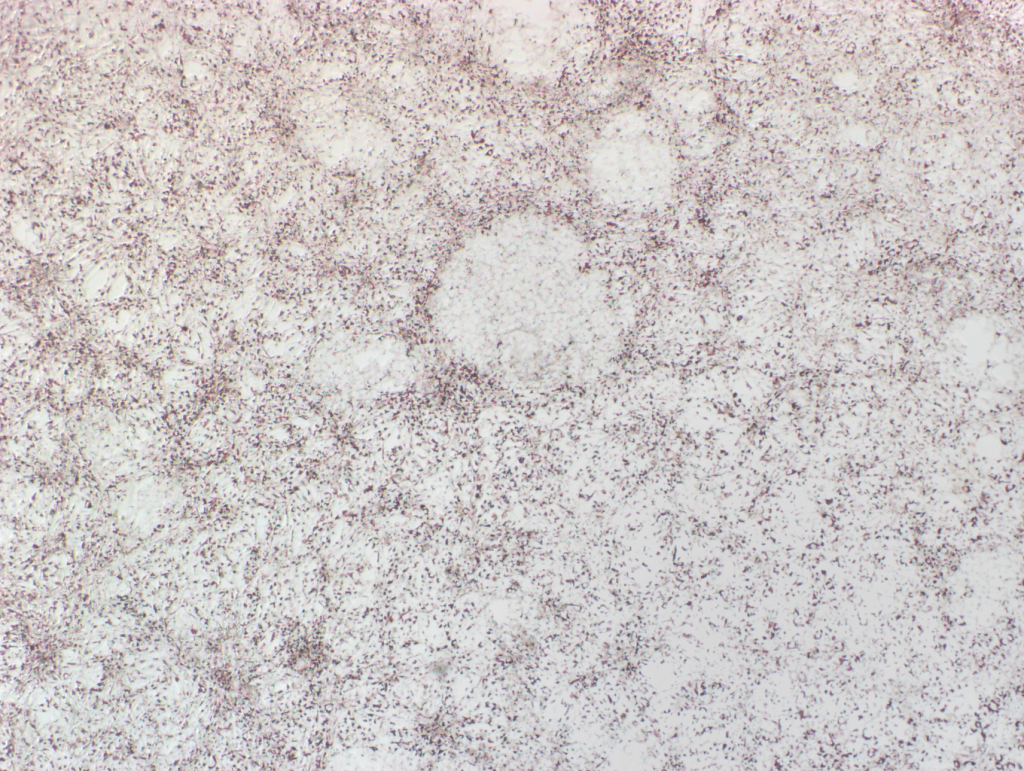
#> input picture assets/examples/sample1_4x_corrected.png, 1024 x 771 px
$ python -i correct_illumination.py   (imports and definitions only)
#> lines starting #> are read from the running program, lines starting #| are printed output that depends on the picture
#> further down, picture is the input picture: shape (771, 1024, 3); mean B, G, R 199.4, 199.7, 205.5
"""
Microscopy Illumination Correction CLI & Library (`correct_illumination.py`)
----------------------------------------------------------------------------
Supports two distinct correction modes:
  1. Mode A (`--mode flatfield`): True instrument flat-field calibration using measured
     flat-field reference F and optional dark-field D:
       I_corr = ((I_raw - D) / (F - D)) * norm(F - D) [+ median(D) if --keep-offset]
  2. Mode B (`--mode pseudo-flatfield`, default): Approximate low-frequency background
     estimation (`masked_gaussian` default; `gaussian` optional with warning) for brightfield
     visualization when no physical flat-field reference F is available.
"""

import os
import sys
import glob
import json
import argparse
from typing import Dict, Any, List, Optional, Sequence, Union
import numpy as np
import cv2
from PIL import Image

SCRIPT_DIR = os.path.dirname(os.path.abspath(__file__))
if SCRIPT_DIR not in sys.path:
    sys.path.insert(0, SCRIPT_DIR)

from io_utils import (
    LoadedImage,
    QuantizationResult,
    read_image,
    inspect_loaded_array,
    check_overwrite_safety,
    check_dir_overwrite_safety,
    quantize_and_clip,
    write_image_and_metadata,
    MAG_TO_SIGMA_PX,
)
from flatfield_mode_a import flatfield_correct_mode_a
from pseudo_flatfield_mode_b import pseudo_flatfield_correct_mode_b
from qc_report import build_qc_report


# =============================================================================
# Legacy Baseline Functions (Preserved for Stage 0 & Stage 5 Benchmark Tests)
# =============================================================================

# [40 lines left out: functions legacy_imread_unicode, legacy_imwrite_unicode, get_sigma_for_mag, not called in this run]


def legacy_pseudo_flatfield_correction(
    img_bgr: np.ndarray, sigma: float = 50.0, target_val: float = 220.0
) -> np.ndarray:
    """
    [Legacy Baseline] Per-channel unmasked Gaussian division clipped to [0, 255] uint8.
    Preserved strictly for characterization and benchmark comparison tests.
    """
#> called with sigma = 50, target_val = 220
    img_f = img_bgr.astype(np.float32)
    if img_f.ndim == 2:
        bg = cv2.GaussianBlur(img_f, (0, 0), sigmaX=sigma, sigmaY=sigma)
        corr = np.clip((img_f / (bg + 1e-5)) * target_val, 0, 255)
        return corr.astype(np.uint8)
    b, g, r = img_f[:, :, 0], img_f[:, :, 1], img_f[:, :, 2]
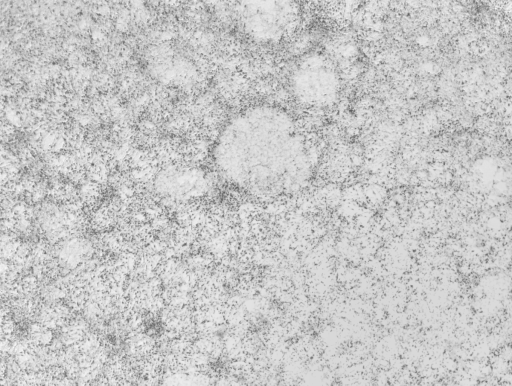
#> b: shape (771, 1024) float32 (shown at 1/2 size); min 81, max 255, mean 199.4
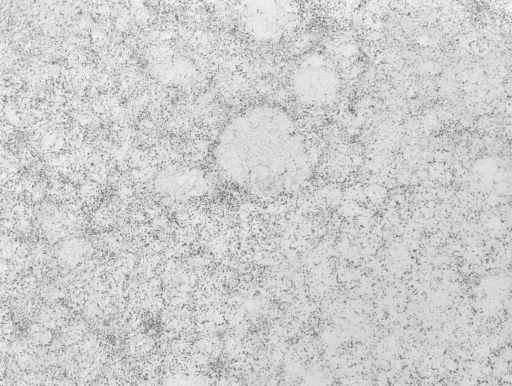
#> r: shape (771, 1024) float32 (shown at 1/2 size); min 90, max 255, mean 205.5
    bg_b = cv2.GaussianBlur(b, (0, 0), sigmaX=sigma, sigmaY=sigma)
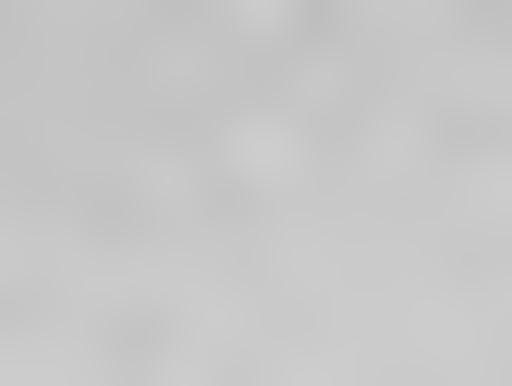
#> bg_b: shape (771, 1024) float32 (shown at 1/2 size); min 190.7, max 205.9, mean 199.4
    bg_g = cv2.GaussianBlur(g, (0, 0), sigmaX=sigma, sigmaY=sigma)
    bg_r = cv2.GaussianBlur(r, (0, 0), sigmaX=sigma, sigmaY=sigma)
    corr_b = np.clip((b / (bg_b + 1e-5)) * target_val, 0, 255)
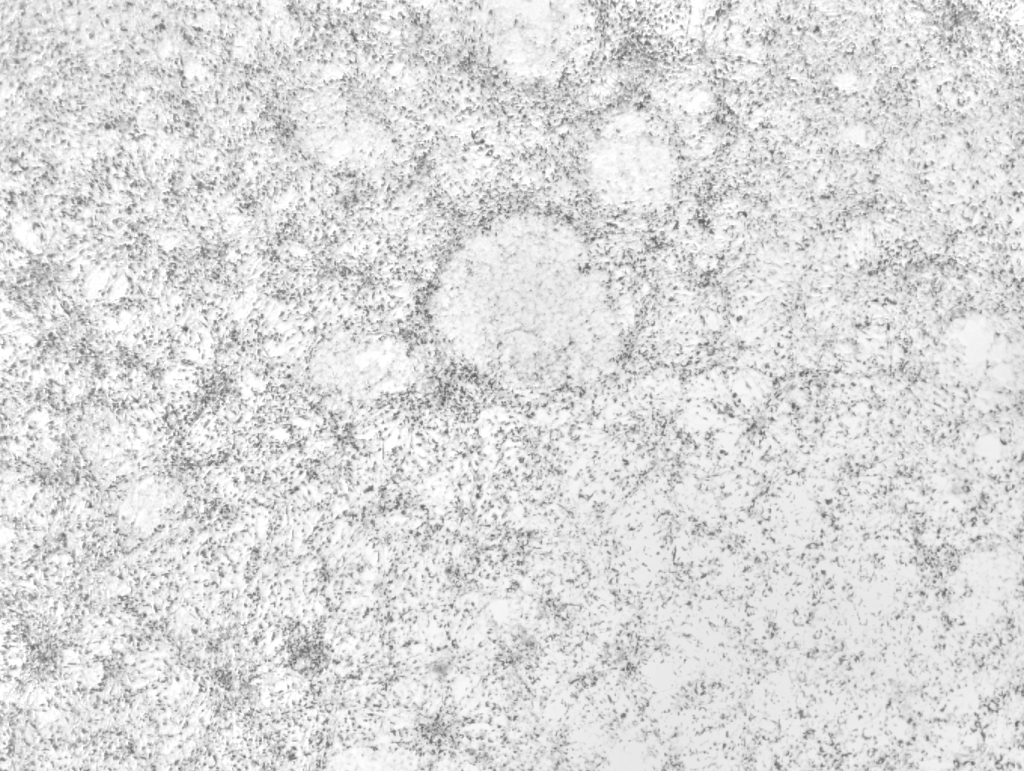
#> corr_b: shape (771, 1024) float32; min 91.08, max 255, mean 219.9
    corr_g = np.clip((g / (bg_g + 1e-5)) * target_val, 0, 255)
    corr_r = np.clip((r / (bg_r + 1e-5)) * target_val, 0, 255)
    return np.stack([corr_b, corr_g, corr_r], axis=2).astype(np.uint8)


# Backward-compatible symbol aliases for characterization tests & legacy callers
imread_unicode = legacy_imread_unicode
imwrite_unicode = legacy_imwrite_unicode
pseudo_flatfield_correction = legacy_pseudo_flatfield_correction


# =============================================================================
# Core Rigorous Pipeline (Single & Batch)
# =============================================================================

# [462 lines left out: functions correct_image_pipeline, process_single_image, process_batch, _print_qc_summary, _add_common_arguments, build_arg_parser and 1 more, not called in this run]


# [2 lines not run here, left out]

>>> import cv2
>>> picture = cv2.imread('../assets/examples/sample1_4x_corrected.png')
>>> result = legacy_pseudo_flatfield_correction(picture)

$ run again, on assets/examples/sample3_20x_corrected.png
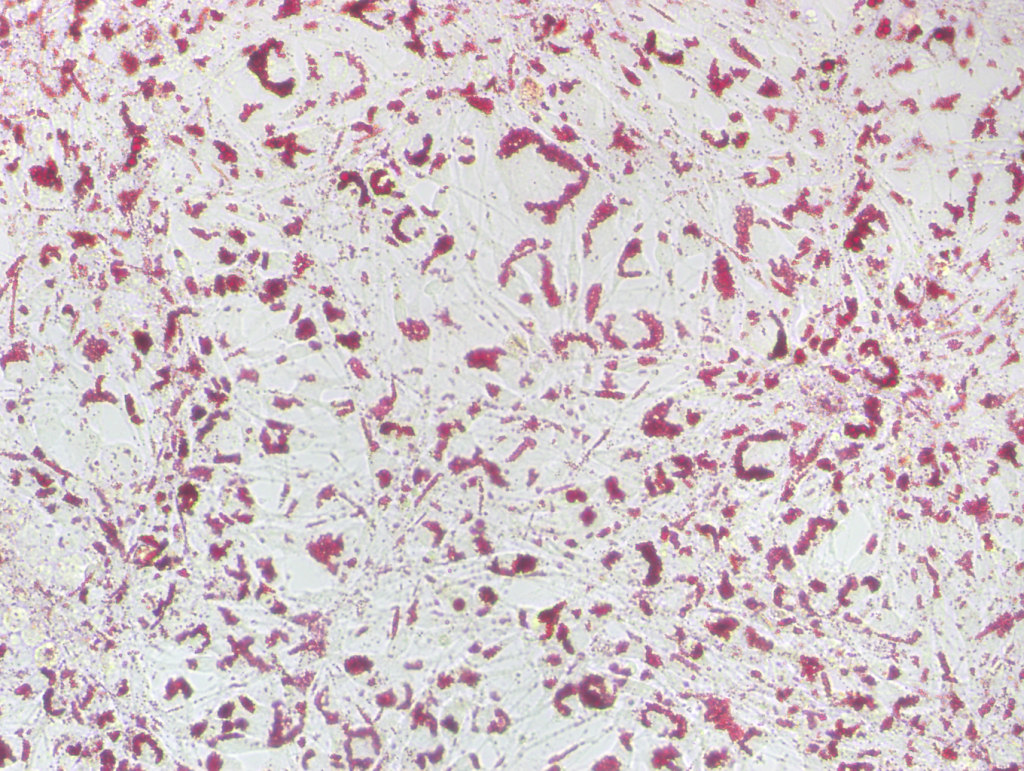
#> input picture assets/examples/sample3_20x_corrected.png, 1024 x 771 px
#> picture is the input picture: shape (771, 1024, 3); mean B, G, R 202.7, 198.4, 212.3
#> in legacy_pseudo_flatfield_correction, `b, g, r = img_f[:, :, 0], img_f[:, :, 1], img_f[:, :, 2]`:
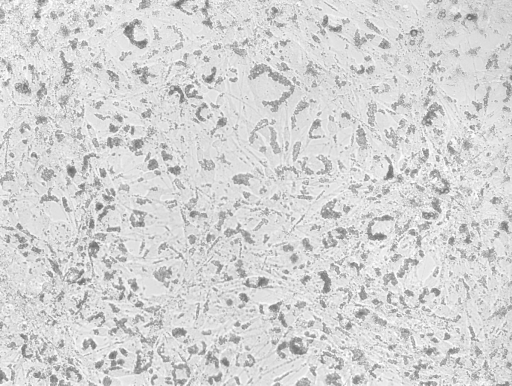
#> r: shape (771, 1024) float32 (shown at 1/2 size); min 96, max 255, mean 212.3
#> in legacy_pseudo_flatfield_correction, `return np.stack([corr_b, corr_g, corr_r], axis=2).astype(np.uint8)`:
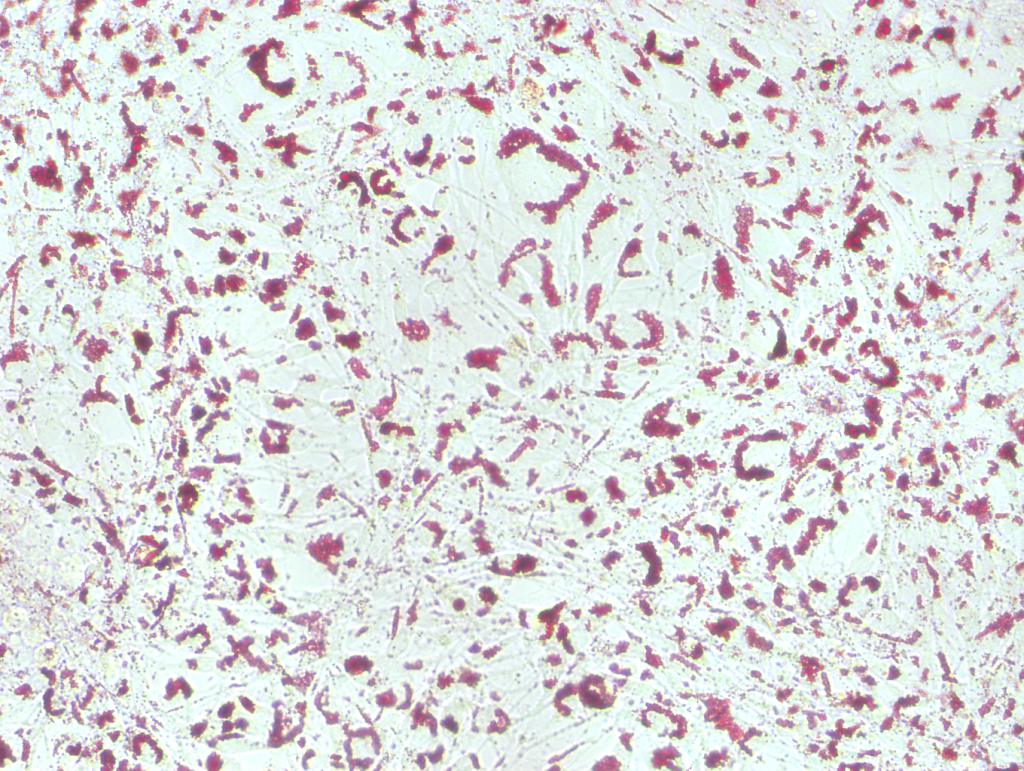
#> returned value: shape (771, 1024, 3); mean of channels 0, 1, 2 219.1, 218.3, 219.4; drawn as B, G, R

$ run again, on assets/examples/sample1_4x_raw.png
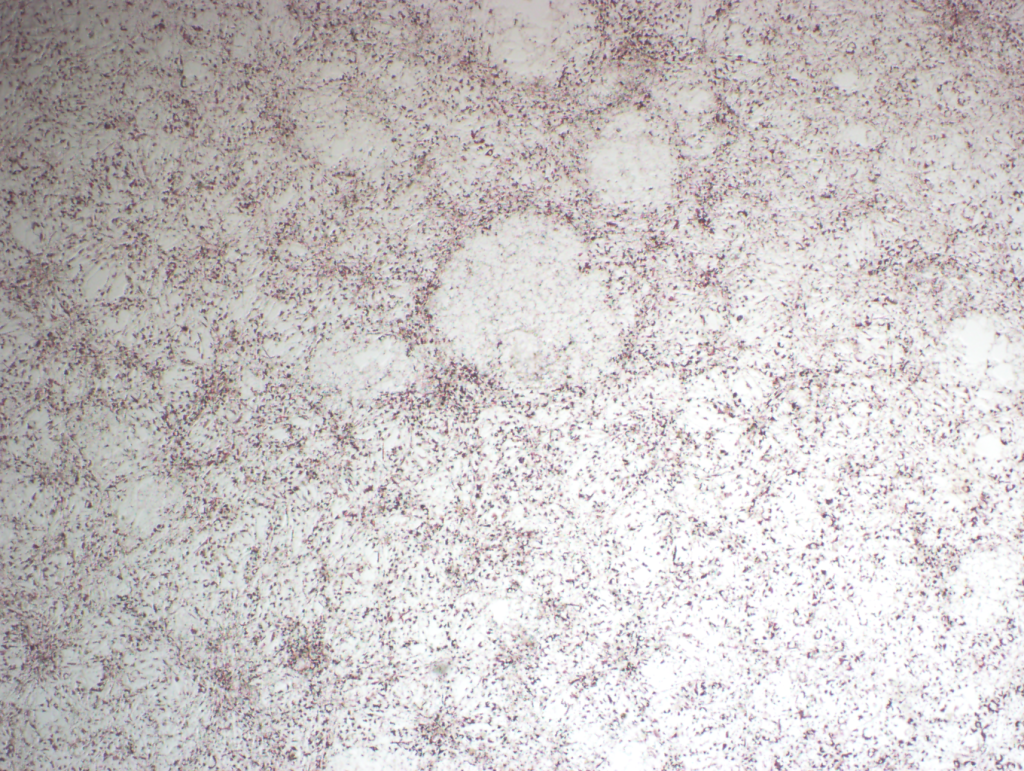
#> input picture assets/examples/sample1_4x_raw.png, 1024 x 771 px
#> picture is the input picture: shape (771, 1024, 3); mean B, G, R 197.2, 197.3, 202.6
#> in legacy_pseudo_flatfield_correction, `b, g, r = img_f[:, :, 0], img_f[:, :, 1], img_f[:, :, 2]`:
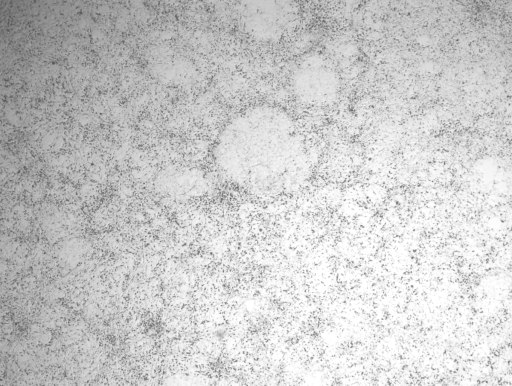
#> r: shape (771, 1024) float32 (shown at 1/2 size); min 68, max 255, mean 202.6
#> in legacy_pseudo_flatfield_correction, `bg_b = cv2.GaussianBlur(b, (0, 0), sigmaX=sigma, sigmaY=sigma)`:
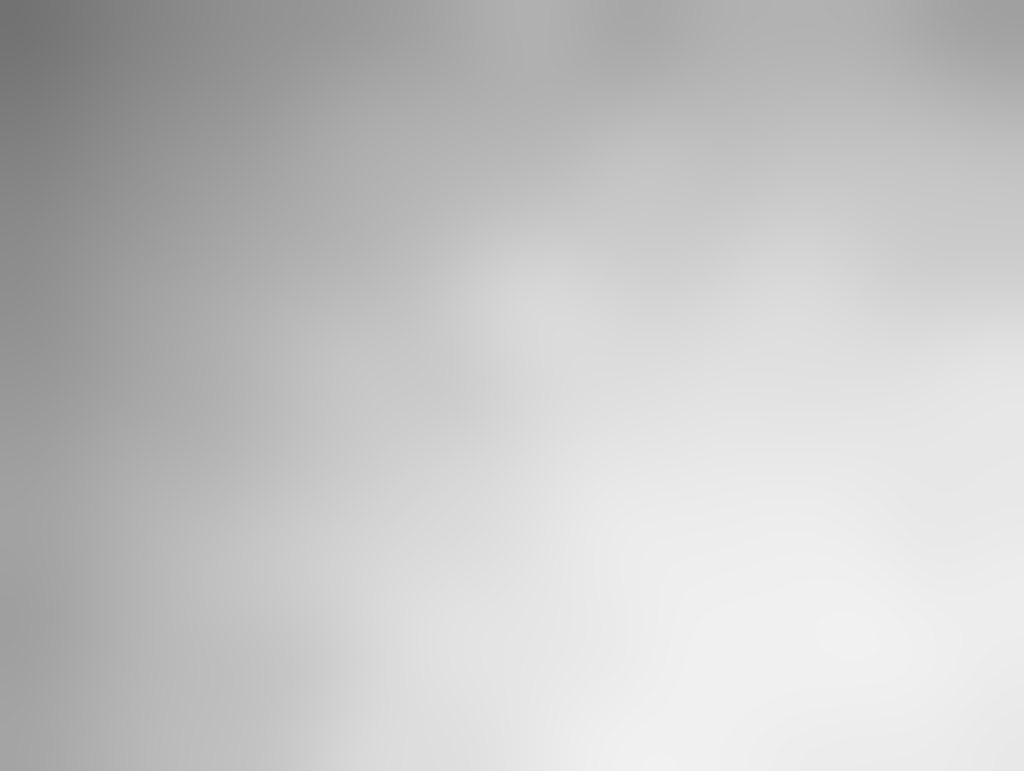
#> bg_b: shape (771, 1024) float32; min 114.2, max 241.3, mean 197.2
